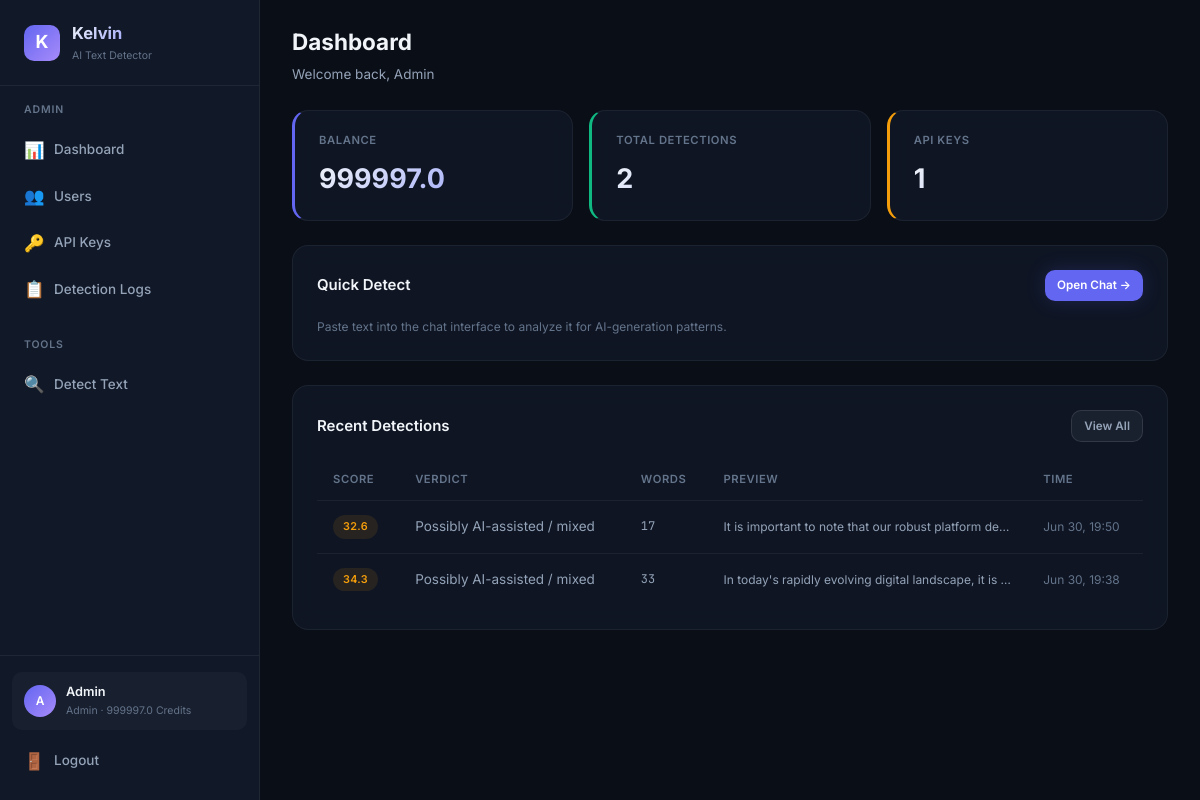
The page /dashboard (signed in) on the database as committed earlier.
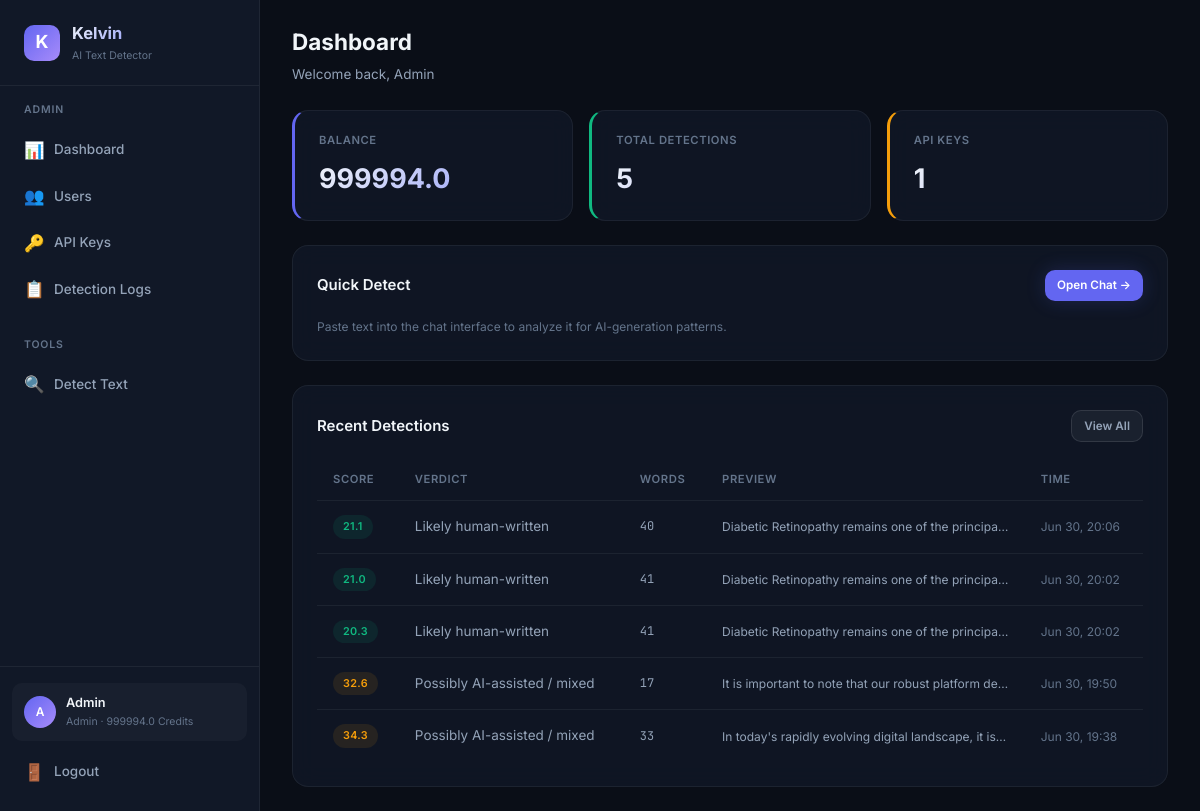
The same page on the database as committed later.
### database.py (models this page shows, shortened)
class User(Base):
    __tablename__ = "users"
    id = Column(Integer, primary_key=True, autoincrement=True)
    email = Column(String(255), unique=True, nullable=False, index=True)
    password_hash = Column(String(255), nullable=False)
    display_name = Column(String(100), nullable=False)
    role = Column(String(20), nullable=False, default="user")  # "admin" or "user"
    balance = Column(Float, nullable=False, default=100.0)
    is_active = Column(Boolean, nullable=False, default=True)
    created_at = Column(DateTime, nullable=False, default=datetime.utcnow)
    api_keys = relationship("APIKeyRecord", back_populates="user", lazy="dynamic")
    detection_logs = relationship("DetectionLog", back_populates="user", lazy="dynamic")
    transactions = relationship("BalanceTransaction", back_populates="user", lazy="dynamic")

class DetectionLog(Base):
    __tablename__ = "detection_logs"
    id = Column(Integer, primary_key=True, autoincrement=True)
    user_id = Column(Integer, ForeignKey("users.id"), nullable=False, index=True)
    api_key_id = Column(Integer, ForeignKey("api_keys.id"), nullable=True)
    input_text = Column(Text, nullable=False)
    output_json = Column(Text, nullable=False)  # JSON string
    score = Column(Float, nullable=True)
    verdict = Column(String(50), nullable=True)
    model_used = Column(String(30), nullable=True)
    cost = Column(Float, nullable=False, default=1.0)
    word_count = Column(Integer, nullable=True)
    ip_address = Column(String(45), nullable=True)
    created_at = Column(DateTime, nullable=False, default=datetime.utcnow)
    user = relationship("User", back_populates="detection_logs")
    api_key = relationship("APIKeyRecord", back_populates="detection_logs")
    __table_args__ = (
        Index("idx_logs_user_created", "user_id", "created_at"),
    )

### detect-ai.py (the view)
@app.get("/dashboard", response_class=HTMLResponse)
async def user_dashboard(request: Request, db: Session = Depends(get_db_session)):
    user = _require_web_user(request, db)
    recent_logs = db.query(DetectionLog).filter(DetectionLog.user_id == user.id).order_by(desc(DetectionLog.created_at)).limit(10).all()
    total_requests = db.query(func.count(DetectionLog.id)).filter(DetectionLog.user_id == user.id).scalar()
    return _render(request, db, "user/dashboard.html", recent_logs=recent_logs, total_requests=total_requests)

### templates/user/dashboard.html (shortened to what this page needs)
{% extends "base.html" %}
{% set active_page = 'user-dashboard' %}
{% block page_header %}
<div class="page-header">
    <h2>Dashboard</h2>
    <p>Welcome back, {{ user.display_name }}</p>
</div>
{% endblock %}
{% block content %}
<div class="stats-grid">
    <div class="stat-card accent">
        <div class="stat-label">Balance</div>
        <div class="stat-value">{{ user.balance | round(1) }}</div>
    </div>
    <div class="stat-card green">
        <div class="stat-label">Total Detections</div>
        <div class="stat-value">{{ total_requests }}</div>
    </div>
    <div class="stat-card yellow">
        <div class="stat-label">API Keys</div>
        <div class="stat-value">{{ user.api_keys.count() }}</div>
    </div>
</div>
<div class="card">
    <div class="card-header">
        <h3>Quick Detect</h3>
        <a href="/dashboard/detect" class="btn btn-primary btn-sm">Open Chat →</a>
    </div>
    <p class="text-muted text-sm">Paste text into the chat interface to analyze it for AI-generation patterns.</p>
</div>
<div class="card mt-24">
    <div class="card-header">
        <h3>Recent Detections</h3>
        <a href="/dashboard/usage" class="btn btn-secondary btn-sm">View All</a>
    </div>
    {% if recent_logs %}
    <div class="table-container">
        <table>
            <thead>
                <tr>
                    <th>Score</th>
                    <th>Verdict</th>
                    <th>Words</th>
                    <th>Preview</th>
                    <th>Time</th>
                </tr>
            </thead>
            <tbody>
                {% for log in recent_logs %}
                <tr>
                    <td>
                        <span class="badge {% if log.score >= 60 %}badge-red{% elif log.score >= 30 %}badge-yellow{% else %}badge-green{% endif %}">
                            {{ log.score | round(1) }}
                        </span>
                    </td>
                    <td>{{ log.verdict or '—' }}</td>
                    <td class="text-mono text-sm">{{ log.word_count or '—' }}</td>
                    <td class="truncate text-sm">{{ log.input_text[:80] }}{% if log.input_text|length > 80 %}...{% endif %}</td>
                    <td class="text-sm text-muted">{{ log.created_at.strftime('%b %d, %H:%M') if log.created_at else '—' }}</td>
                </tr>
                {% endfor %}
            </tbody>
        </table>
    </div>
    {% else %}
    <div class="empty-state">
        <div class="empty-icon">🔍</div>
        <h3>No detections yet</h3>
        <p>Start by analyzing some text in the <a href="/dashboard/detect">Detect</a> page.</p>
    </div>
    {% endif %}
</div>
{% endblock %}

### templates/base.html (shortened to what this page needs)
<!DOCTYPE html>
<html lang="en">
<head>
    <link rel="stylesheet" href="/static/css/style.css">
</head>
<body>
    {% block body %}
    <div class="app-layout">
        <aside class="sidebar">
            <div class="sidebar-brand">
                <div class="brand-icon">K</div>
                <div>
                    <h1>Kelvin</h1>
                    <div class="brand-version">AI Text Detector</div>
                </div>
            </div>
            <nav class="sidebar-nav">
                {% if user and user.role == 'admin' %}
                <div class="nav-section">
                    <div class="nav-section-title">Admin</div>
                    <a href="/admin/dashboard" class="nav-link {% if active_page == 'admin-dashboard' %}active{% endif %}">
                        <span class="nav-icon">📊</span> Dashboard
                    </a>
                    <a href="/admin/users" class="nav-link {% if active_page == 'admin-users' %}active{% endif %}">
                        <span class="nav-icon">👥</span> Users
                    </a>
                    <a href="/admin/keys" class="nav-link {% if active_page == 'admin-keys' %}active{% endif %}">
                        <span class="nav-icon">🔑</span> API Keys
                    </a>
                    <a href="/admin/logs" class="nav-link {% if active_page == 'admin-logs' %}active{% endif %}">
                        <span class="nav-icon">📋</span> Detection Logs
                    </a>
                </div>
                <div class="nav-section">
                    <div class="nav-section-title">Tools</div>
                    <a href="/dashboard/detect" class="nav-link {% if active_page == 'detect' %}active{% endif %}">
                        <span class="nav-icon">🔍</span> Detect Text
                    </a>
                </div>
                {% endif %}
            </nav>
            {% if user %}
            <div class="sidebar-footer">
                <div class="sidebar-user">
                    <div class="user-avatar">{{ user.display_name[0] | upper }}</div>
                    <div class="user-info">
                        <div class="user-name">{{ user.display_name }}</div>
                        <div class="user-role">{{ user.role }} · {{ user.balance | round(1) }} credits</div>
                    </div>
                </div>
                <a href="/logout" class="nav-link" style="margin-top: 8px;">
                    <span class="nav-icon">🚪</span> Logout
                </a>
            </div>
            {% endif %}
        </aside>
        <main class="main-content">
            {% block page_header %}{% endblock %}
            <div class="page-body">
                {% block content %}{% endblock %}
            </div>
        </main>
    </div>
    {% endblock %}
</body>
</html>

Rows that differ between the two databases and show on the page:
changed User "Admin": balance "999997.0" → "999994.0"
added DetectionLog: score "21.1", verdict "Likely human-written", word_count "40", input_text "Diabetic Retinopathy remains one of the principa…", created_at "Jun 30, 20:06"
added DetectionLog: score "21.0", verdict "Likely human-written", word_count "41", input_text "Diabetic Retinopathy remains one of the principa…", created_at "Jun 30, 20:02"
added DetectionLog: score "20.3", verdict "Likely human-written", word_count "41", input_text "Diabetic Retinopathy remains one of the principa…", created_at "Jun 30, 20:02"
Other text that changed with them:
{{ total_requests }}: "2" → "5"
